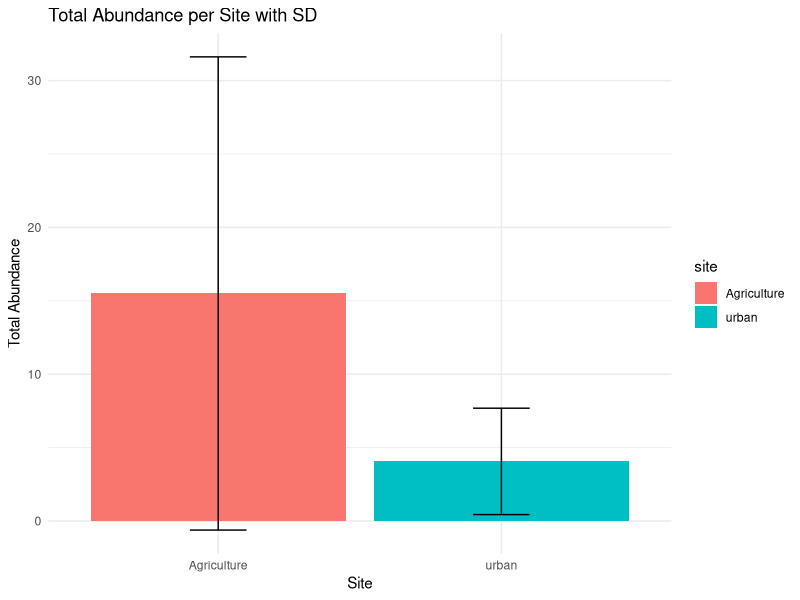

Reproduce this figure in R.
## ---- chunk 1
library(vegan)
library(dplyr)
library(readxl)
# install.packages("ggplot2")
library(ggplot2)
## ---- chunk 2
data <- read_excel('data.xlsx', sheet = 'Sheet3')
head(data,20)
## ---- chunk 3
# Assuming your data is stored in a data frame named 'data'
# Replace 'data' with your actual data frame name

# Perform ANOVA
anova_result <- aov(abundance ~ site + Error(sample), data = data)

# Display the ANOVA summary
summary(anova_result)
## ---- chunk 4
# Calculate total abundance and SD per site
abundance_summary <- data %>%
  group_by(site) %>%
  summarize(mean_abundance = mean(abundance),
            sd_abundance = sd(abundance))

# Create a bar plot with error bars
ggplot(abundance_summary, aes(x = site, y = mean_abundance, fill = site)) +
  geom_bar(stat = "identity") +
  geom_errorbar(aes(ymin = mean_abundance - sd_abundance, ymax = mean_abundance + sd_abundance),
                width = 0.2, position = position_dodge(0.9)) +
  labs(title = "Total Abundance per Site with SD",
       x = "Site",
       y = "Total Abundance") +
  theme_minimal()

